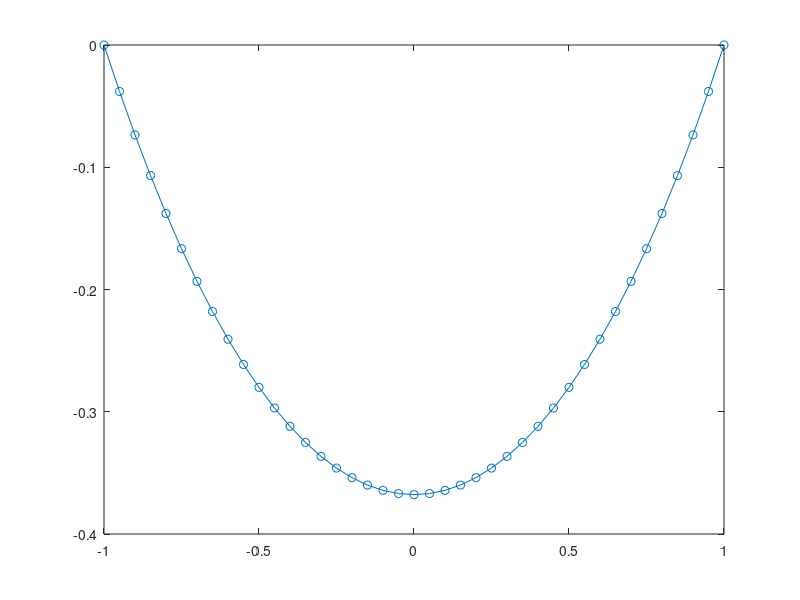

The MATLAB source for this figure:

%%%%%%%% Clear all unwanted variable and graphs.

clear;  close all

%%%%%%% Input 

a =-1; b= 1; n=40;
ua = 0; ub = 0;

h = (b-a)/n; h1=h*h;

x = zeros(n+1,1); u=x; 
v=zeros(n+1,1);
       
for i=1:n+1,
  x(i) = a+(i-1)*h;
end

eps=1.0e-6;
error =1.0;
while (error>eps)
   for i=2:n
    u(i) = 0.5*( -h1*exp(v(i))+(v(i+1)+v(i-1))); 
   end 
   u(1)=0; 
   u(n+1)=0;
   error =max(abs(u-v));
   v=u;
   error
end




%%%%%%%%%%%%%%%%%%% Plot and error analysis: %%%%%%%%%%%%%%%%%%%
figure(1);
plot(x,u,'-o'); hold on; % draw the first picture
                        % The approximate solution 

